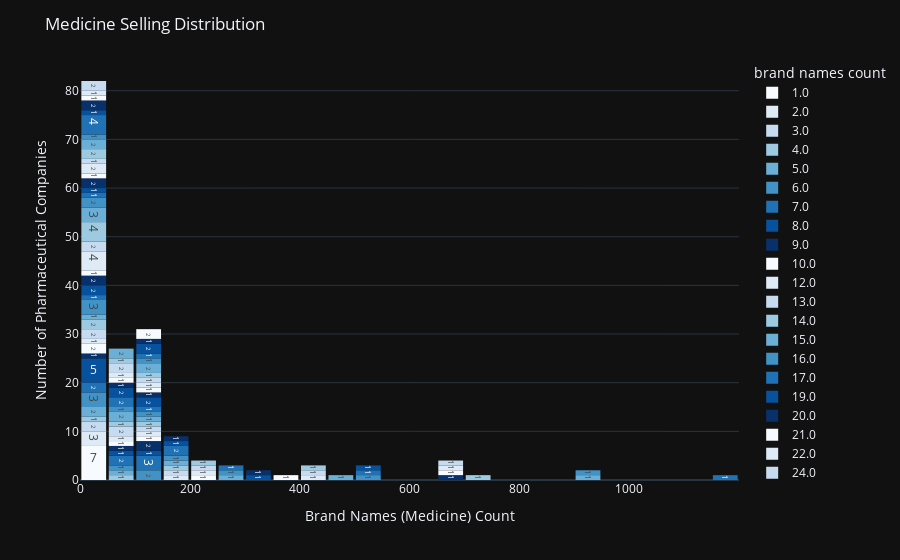

Notebook code cell kept with this figure:
### Code cell
import plotly.express as px

# Create a histogram for the brand names count
fig = px.histogram(
    df_manf, 
    x="brand names count", 
    text_auto=True,  # Automatically displays the count on top of the bars
    color="brand names count",  # Customize color based on brand names count
    category_orders={"brand names count": sorted(df_manf["brand names count"].unique())},  # Ensures the bars are sorted
    color_discrete_sequence=px.colors.sequential.Blues  # Change to your preferred discrete color scale
)

# Update layout settings
fig.update_layout(
    title_text='Medicine Selling Distribution',  # Title of the plot
    xaxis_title_text='Brand Names (Medicine) Count',  # Label for x-axis
    yaxis_title_text='Number of Pharmaceutical Companies',  # Label for y-axis
    bargap=0.05,  # Gap between bars of adjacent location coordinates
    bargroupgap=0.05,  # Gap between bars of the same location coordinates
    template='plotly_dark'  # Applying a dark theme for better readability
)

# Adding data labels inside the bars
fig.update_traces(texttemplate='%{y}', textposition='inside')  # Show only the count

# Show the figure
fig.show()
